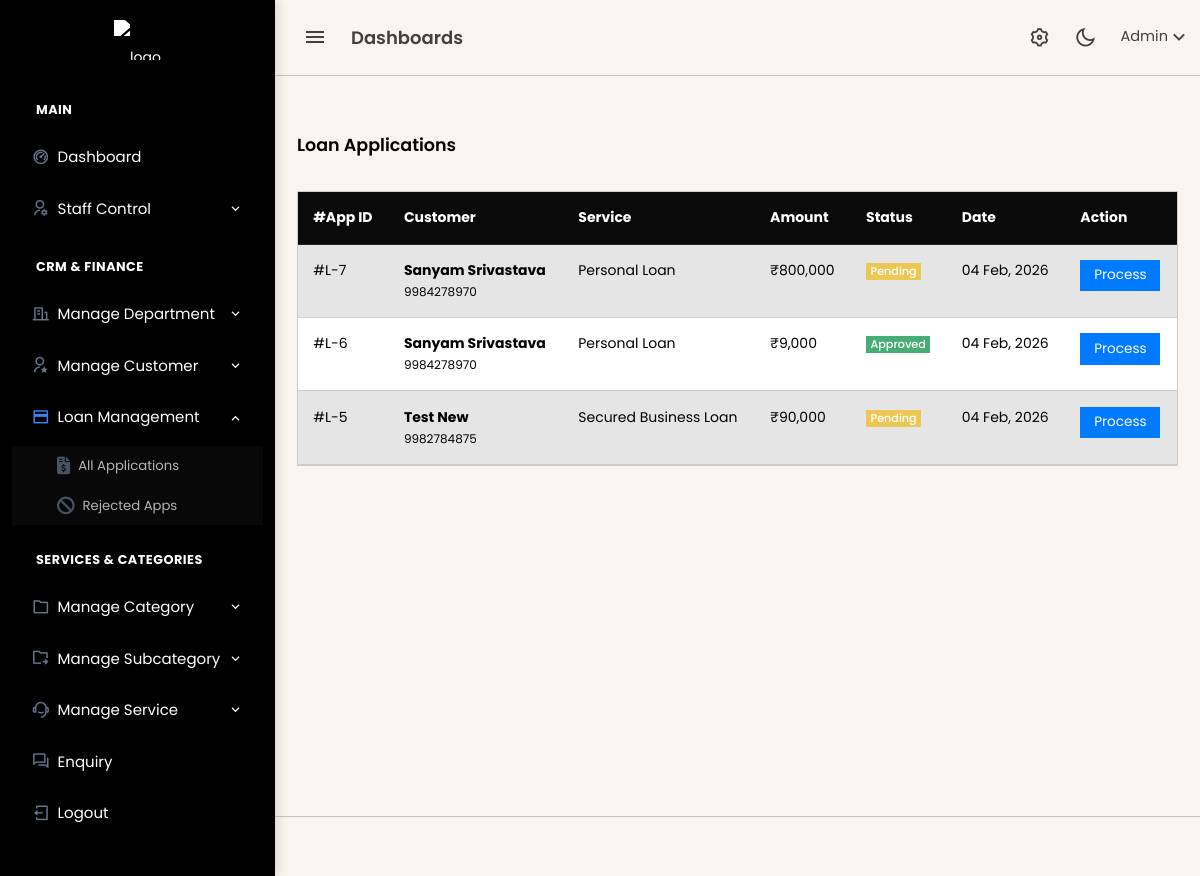
Page /admin/loan_applications.php (signed in) on the earlier database version.
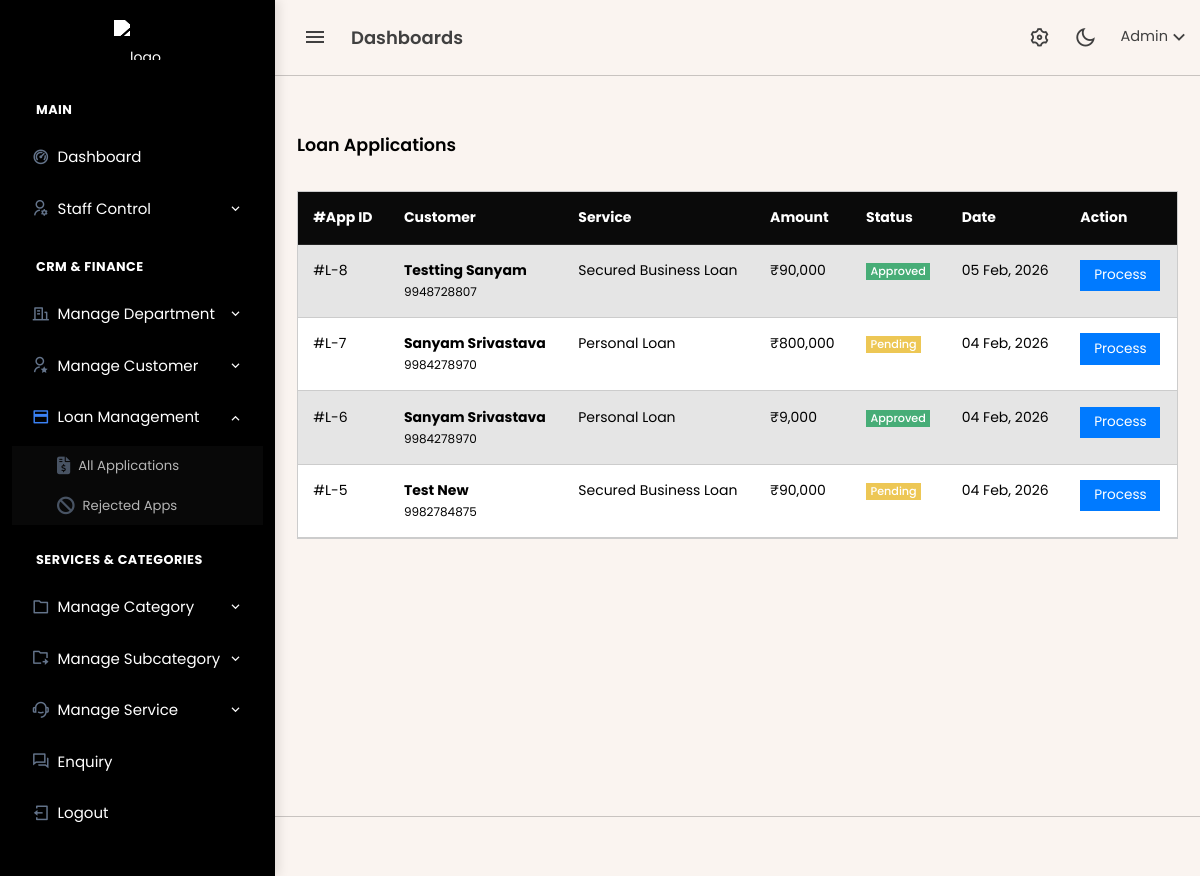
Same page on the later database version.
### tables this page shows
CREATE TABLE `loan_applications` (
  `id` bigint(20) UNSIGNED NOT NULL,
  `customer_id` bigint(20) UNSIGNED NOT NULL,
  `service_id` bigint(20) UNSIGNED NOT NULL,
  `assigned_staff_id` bigint(20) UNSIGNED DEFAULT NULL,
  `assigned_by` bigint(20) UNSIGNED DEFAULT NULL,
  `assigned_at` timestamp NULL DEFAULT NULL,
  `interest_rate` decimal(5,2) NOT NULL DEFAULT 0.00,
  `requested_amount` decimal(15,2) NOT NULL,
  `tenure_years` int(11) NOT NULL,
  `emi_amount` decimal(15,2) NOT NULL,
  `status` enum('pending','approved','rejected','disbursed') DEFAULT 'pending',
  `created_at` timestamp NOT NULL DEFAULT current_timestamp(),
  `rejection_note` text DEFAULT NULL
);

CREATE TABLE `customers` (
  `id` bigint(20) UNSIGNED NOT NULL,
  `full_name` varchar(255) NOT NULL,
  `email` varchar(255) NOT NULL,
  `phone` varchar(20) NOT NULL,
  `password` varchar(255) NOT NULL,
  `aadhaar_number` varchar(20) DEFAULT NULL,
  `status` enum('active','blocked') DEFAULT 'active',
  `created_at` timestamp NOT NULL DEFAULT current_timestamp(),
  `updated_at` timestamp NOT NULL DEFAULT current_timestamp() ON UPDATE current_timestamp()
);

CREATE TABLE `services` (
  `id` bigint(20) UNSIGNED NOT NULL,
  `category_id` bigint(20) UNSIGNED NOT NULL,
  `sub_category_id` bigint(20) UNSIGNED NOT NULL,
  `service_name` varchar(255) NOT NULL,
  `title` varchar(255) NOT NULL,
  `slug` varchar(255) NOT NULL,
  `short_description` text DEFAULT NULL,
  `long_description` longtext DEFAULT NULL,
  `hero_image` varchar(255) DEFAULT NULL,
  `created_at` timestamp NULL DEFAULT current_timestamp(),
  `updated_at` timestamp NULL DEFAULT current_timestamp() ON UPDATE current_timestamp()
);

### admin/loan_applications.php (the view, shortened to what this page needs)
<?php
include 'header.php';
include 'topbar.php';
include 'sidebar.php';
$query = "SELECT l.*, c.full_name, c.phone, s.service_name
          FROM loan_applications l
          JOIN customers c ON l.customer_id = c.id
          JOIN services s ON l.service_id = s.id
          ORDER BY l.created_at DESC";
$result = mysqli_query($conn, $query);
?>
<div class="content-page">
    <div class="content">
        <div class="container-fluid pt-4">
            <h4 class="mb-4">Loan Applications</h4>
            <div class="card">
                <div class="card-body p-0">
                    <table class="table table-striped mb-0">
                        <thead class="table-dark">
                            <tr>
                                <th>#App ID</th>
                                <th>Customer</th>
                                <th>Service</th>
                                <th>Amount</th>
                                <th>Status</th>
                                <th>Date</th>
                                <th>Action</th>
                            </tr>
                        </thead>
                        <tbody>
                            <?php while ($row = mysqli_fetch_assoc($result)) { ?>
                                <tr>
                                    <td>#L-<?= $row['id'] ?></td>
                                    <td>
                                        <strong><?= htmlspecialchars($row['full_name']) ?></strong><br>
                                        <small><?= htmlspecialchars($row['phone']) ?></small>
                                    </td>
                                    <td><?= htmlspecialchars($row['service_name']) ?></td>
                                    <td>₹<?= number_format($row['requested_amount']) ?></td>
                                    <td>
                                        <?php
                                        $badges = [
                                            'pending' => 'bg-warning',
                                            'approved' => 'bg-success',
                                            'rejected' => 'bg-danger',
                                            'disbursed' => 'bg-info'
                                        ];
                                        ?>
                                        <span class="badge <?= $badges[$row['status']] ?>"><?= ucfirst($row['status']) ?></span>
                                    </td>
                                    <td><?= date('d M, Y', strtotime($row['created_at'])) ?></td>
                                    <td>
                                        <a href="loan_view.php?id=<?= $row['id'] ?>" class="btn btn-sm btn-primary">Process</a>
                                    </td>
                                </tr>
                            <?php } ?>
                        </tbody>
                    </table>
                </div>
            </div>
        </div>
    </div>
</div>
<?php include 'footer.php'; ?>

Differences in the rows shown:
added loan_applications: id "8", customer.full_name "Testting Sanyam", customer.phone "9948728807", service.service_name "Secured Business Loan", requested_amount "90,000", status "Approved", created_at "05 Feb, 2026"
